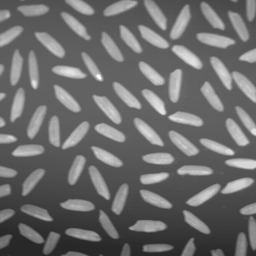
#> input picture rice.tif, 256 x 256 px
$ python tp2.py
#> lines starting #> are read from the running program, lines starting #| are printed output that depends on the picture
#> further down, image is the input picture: PIL image 256x256 L; min 40, max 255, mean 108.7
from PIL import Image
import numpy as np
import matplotlib.pyplot as plt

def compute_histograms(image, NIV):

#> called with NIV = 256
    if len(image.shape) != 2:
        raise ValueError("The image must be in grayscale")

    histogram = np.zeros(NIV, dtype=int)
    for pixel_value in image.flatten():
        histogram[pixel_value] += 1
#> this loop made 65536 passes
#> pixel_value on passes 1 to 3: 81, 80, 81
#> after the loop, histogram = 256 values, max 3976 at index 96, min 0 at index 0, mean 256

    cumulative_histogram = [0] * len(histogram)
#> cumulative_histogram = 256 values from 0 to 0
    cumulative_sum = 0
    for i in range(len(histogram)):
        cumulative_sum += histogram[i]
        cumulative_histogram[i] = cumulative_sum
#> this loop made 256 passes
#> cumulative_sum on passes 1 to 3: 0, 0, 0
#> after the loop, cumulative_histogram = 256 values from 0 to 65536; cumulative_sum = 65536

    return histogram, cumulative_histogram

def visualize_histograms(image, NIV):

    image_array = np.array(image)

    histogram, cumulative_histogram = compute_histograms(image_array, NIV)
#> cumulative_histogram = 256 values from 0 to 65536

    plt.figure(figsize=(12, 5))

    plt.subplot(1, 2, 1)
    plt.bar(range(NIV), histogram)
    plt.xlabel('Gray level')
    plt.ylabel('Frequency')
    plt.title(f'Histogram for {image_path}')

    plt.subplot(1, 2, 2)
    plt.bar(range(NIV), cumulative_histogram, color='r')
    plt.xlabel('Gray level')
    plt.ylabel('Cumulative frequency')
    plt.title(f'Cumulative Histogram for {image_path}')

    plt.tight_layout()
    plt.show()
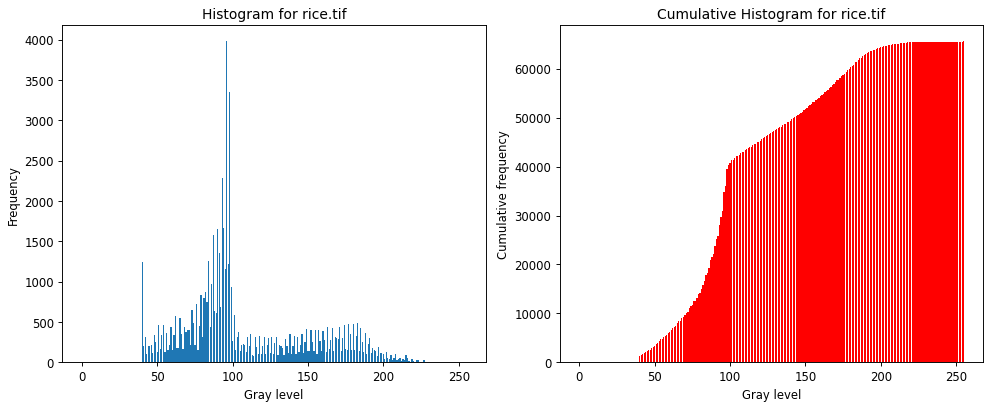
#> figure drawn by matplotlib, 2 panels; panel 1: tallest bar 3976 high, from x = 95.6 to 96.4; panel 2: tallest bar 65536 high, from x = 254.6 to 255.4

def adjust_dynamic_range(image, a=None, b=None):

    image_data = list(image.getdata())
#> image_data = 65536 items

    if a is None:
        a = min(image_data)
#> a = 40
    if b is None:
        b = max(image_data)
#> b = 255

    adjusted_data = [
        int((pixel - a) / (b - a) * 255) if a <= pixel <= b else (0 if pixel < a else 255)
        for pixel in image_data
    ]
#> adjusted_data = 65536 items

    adjusted_image = Image.new('L', image.size)
#> adjusted_image: PIL image 256x256 L; every value is 0
    adjusted_image.putdata(adjusted_data)
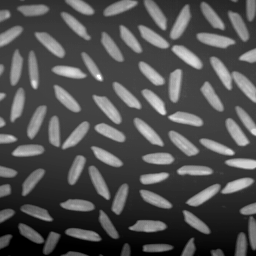
#> adjusted_image: PIL image 256x256 L; min 0, max 255, mean 81

    return adjusted_image

def highlight_range(image, a, b, f):

    # Convert image to list of pixels
#> called with a = 100, b = 150, f = 1
    image_data = list(image.getdata())
#> image_data = 65536 items

    # Highlight the range
    highlighted_data = [
        255 if a <= pixel <= b else (pixel if f == 1 else 0)
        for pixel in image_data
    ]
#> highlighted_data = 65536 items

    highlighted_image = Image.new('L', image.size)
    highlighted_image.putdata(highlighted_data)
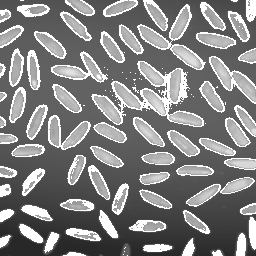
#> highlighted_image: PIL image 256x256 L; min 40, max 255, mean 131.4

    return highlighted_image

def dilate_contract(image, A, ad, ac):

#> called with A = 128, ad = 0.7, ac = 0.3
    if ad + ac != 1:
        raise ValueError("The sum of ad and ac must be 1")

    image_data = list(image.getdata())
#> image_data = 65536 items

    processed_data = [
        int(A + (pixel - A) * ad) if pixel > A else int(A - (A - pixel) * ac)
        for pixel in image_data
    ]
#> processed_data = 65536 items

    processed_image = Image.new('L', image.size)
    processed_image.putdata(processed_data)
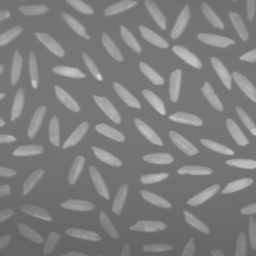
#> processed_image: PIL image 256x256 L; min 101, max 216, mean 126.2

    return processed_image

def equalize_histogram(image):

    image_data = list(image.getdata())
#> image_data = 65536 items

    # Calculate the histogram
    histogram = [0] * 256
    for pixel in image_data:
        histogram[pixel] += 1
#> this loop made 65536 passes

    # Calculate the cumulative distribution function (CDF)
    cdf = [0] * 256
    cdf[0] = histogram[0]
    for i in range(1, 256):
        cdf[i] = cdf[i - 1] + histogram[i]
#> after the loop, cdf = 256 values from 0 to 65536

    # Normalize the CDF
    cdf_min = min(cdf)
#> cdf_min = 0
    cdf_max = max(cdf)
#> cdf_max = 65536
    cdf_normalized = [(cdf[i] - cdf_min) / (cdf_max - cdf_min) * 255 for i in range(256)]
#> cdf_normalized = 256 values from 0 to 255

    # Map the original image data using the normalized CDF
    equalized_data = [int(cdf_normalized[pixel]) for pixel in image_data]
#> equalized_data = 65536 items

    # Create the equalized image
    equalized_image = Image.new('L', image.size)
    equalized_image.putdata(equalized_data)
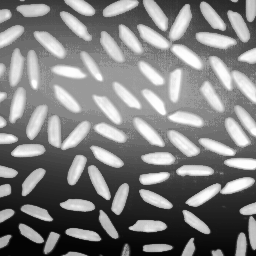
#> equalized_image: PIL image 256x256 L; min 4, max 255, mean 129

    return equalized_image

def calculate_histogram(image):

    image_data = list(image.getdata())
#> image_data = 65536 items
    histogram = [0] * 256
    for pixel in image_data:
        histogram[pixel] += 1

    return histogram

if __name__ == "__main__":

    image_paths = ['rice.tif','spine.tif']

    NIV = 256

    for image_path in image_paths:


        image = Image.open(image_path).convert('L')

        if image.mode != 'L':
            raise ValueError("The image must be in grayscale")

        # 1°)
        visualize_histograms(image, NIV)


        # 2°) a
        adjusted_image = adjust_dynamic_range(image)
        adjusted_image.show()
        adjusted_image.save(f"adjusted_image_{image_path.replace('.tif','')}.jpg")

        # 2°) b
        highlighted_image = highlight_range(image, 100, 150, 1)
        highlighted_image.show()
        highlighted_image.save(f"highlighted_image_{image_path.replace('.tif','')}.jpg")

        # 2°) c
        processed_image = dilate_contract(image, A=128, ad=0.7, ac=0.3)
        processed_image.show()
        processed_image.save(f"processed_image_{image_path.replace('.tif','')}.jpg")


        # 3°)
        equalized_image = equalize_histogram(image)

        original_histogram = calculate_histogram(image)
#> original_histogram has the same summary as histogram in compute_histograms
        equalized_histogram = calculate_histogram(equalized_image)
#> the loop in calculate_histogram (call 2), `for pixel in image_data:` made 65536 passes
#> pixel on passes 1 to 3: 58, 55, 58
#> equalized_histogram = 256 values, max 3976 at index 135, min 0 at index 0, mean 256

        fig, axes = plt.subplots(2, 2, figsize=(12, 8))

        # Original image and its histogram
        axes[0, 0].imshow(image, cmap='gray')
        axes[0, 0].set_title('Original Image')
        axes[0, 0].axis('off')

        axes[0, 1].bar(range(256), original_histogram, color='black')
        axes[0, 1].set_title('Original Histogram')

        # Equalized image and its histogram
        axes[1, 0].imshow(equalized_image, cmap='gray')
        axes[1, 0].set_title('Equalized Image')
        axes[1, 0].axis('off')

        axes[1, 1].bar(range(256), equalized_histogram, color='black')
        axes[1, 1].set_title('Equalized Histogram')

        plt.tight_layout()
        plt.show()
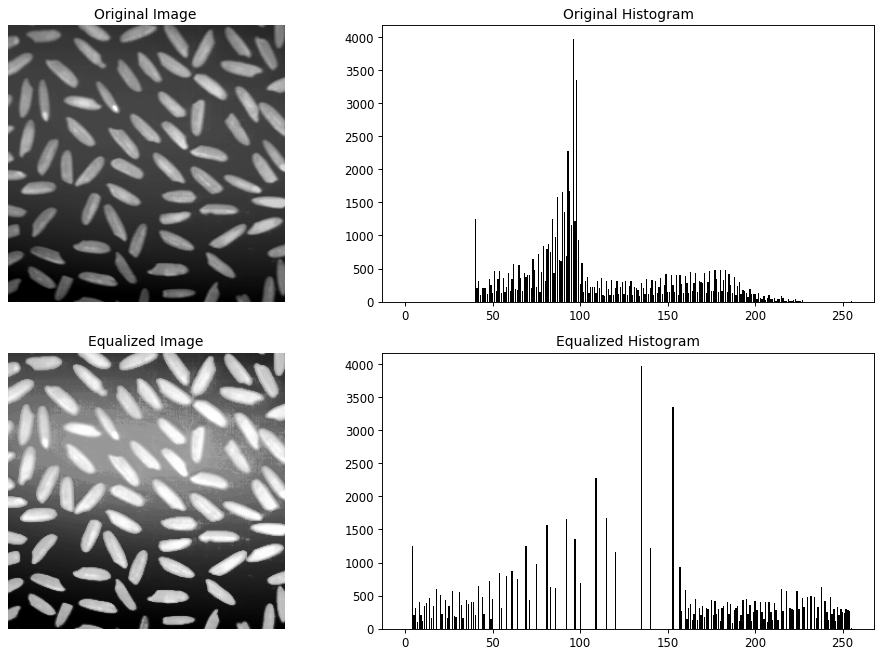
#> figure drawn by matplotlib, 4 panels; panel 2: tallest bar 3976 high, from x = 95.6 to 96.4; panel 4: tallest bar 3976 high, from x = 134.6 to 135.4

        image.show()
        equalized_image.show()

        equalized_image.save(f"equalized_image_{image_path.replace('.tif','')}.jpg")

        print("Original Histogram:", original_histogram)
#> (printed output is left out)
        print("Equalized Histogram:", equalized_histogram)
#> (printed output is left out)
#> pass 2 of the loop `for image_path in image_paths:`:
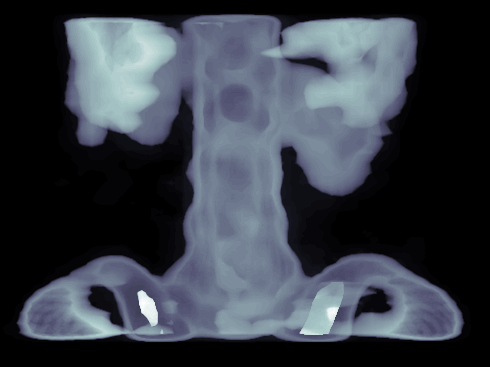
#> input picture spine.tif, 490 x 367 px
#> image: PIL image 490x367 L
#> the loop in compute_histograms (call 2), `for i in range(len(histogram)):` made 256 passes
#> cumulative_sum on passes 1 to 3: 69426, 69426, 69426
#> highlighted_image: PIL image 490x367 L
#> processed_image: PIL image 490x367 L
#> in equalize_histogram (call 2), `image_data = list(image.getdata())`: image_data = 179830 items
#> after the loop in equalize_histogram (call 2), `for pixel in image_data:`: histogram = 256 values, max 69426 at index 0, min 0 at index 1, mean 702.5
#> after the loop in equalize_histogram (call 2), `for i in range(1, 256):`: cdf = 256 values from 69426 to 179830
#> cdf_min = 69426
#> cdf_max = 179830
#> equalized_data = 179830 items
#> in equalize_histogram (call 2), `equalized_image.putdata(equalized_data)`:
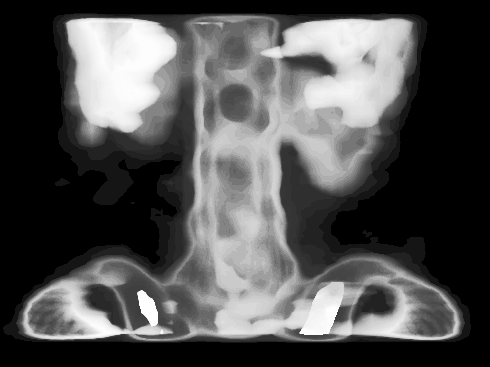
#> equalized_image: PIL image 490x367 L; min 0, max 255, mean 80.9
#> original_histogram has the same summary as histogram in equalize_histogram
#> equalized_histogram has the same summary as histogram in equalize_histogram
#> `plt.show()`:
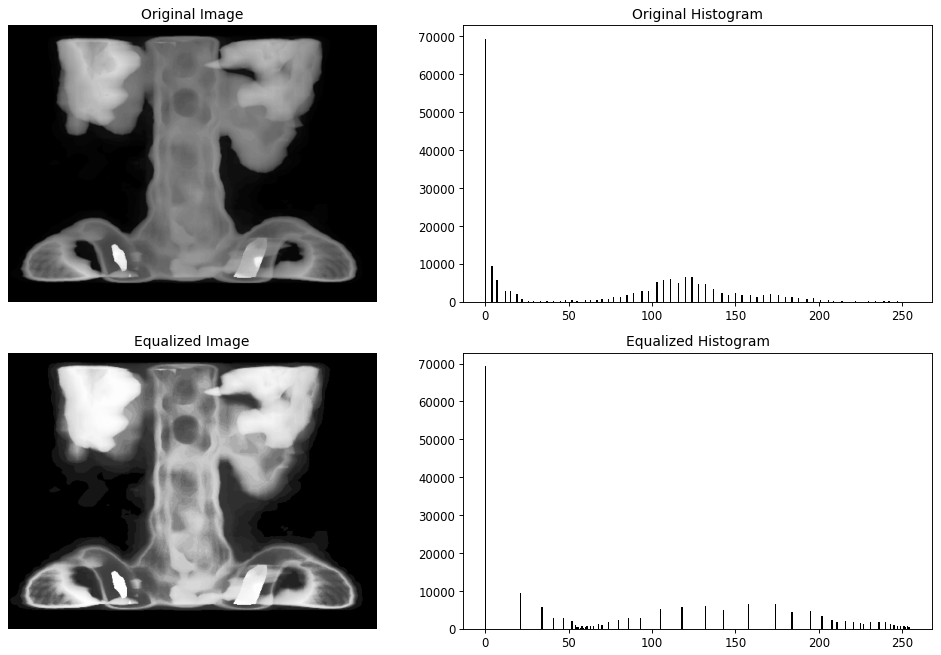
#> figure drawn by matplotlib, 4 panels; panel 2: tallest bar 69426 high, from x = -0.4 to 0.4; panel 4: tallest bar 69426 high, from x = -0.4 to 0.4
#> (printed output is left out)
#> (printed output is left out)
